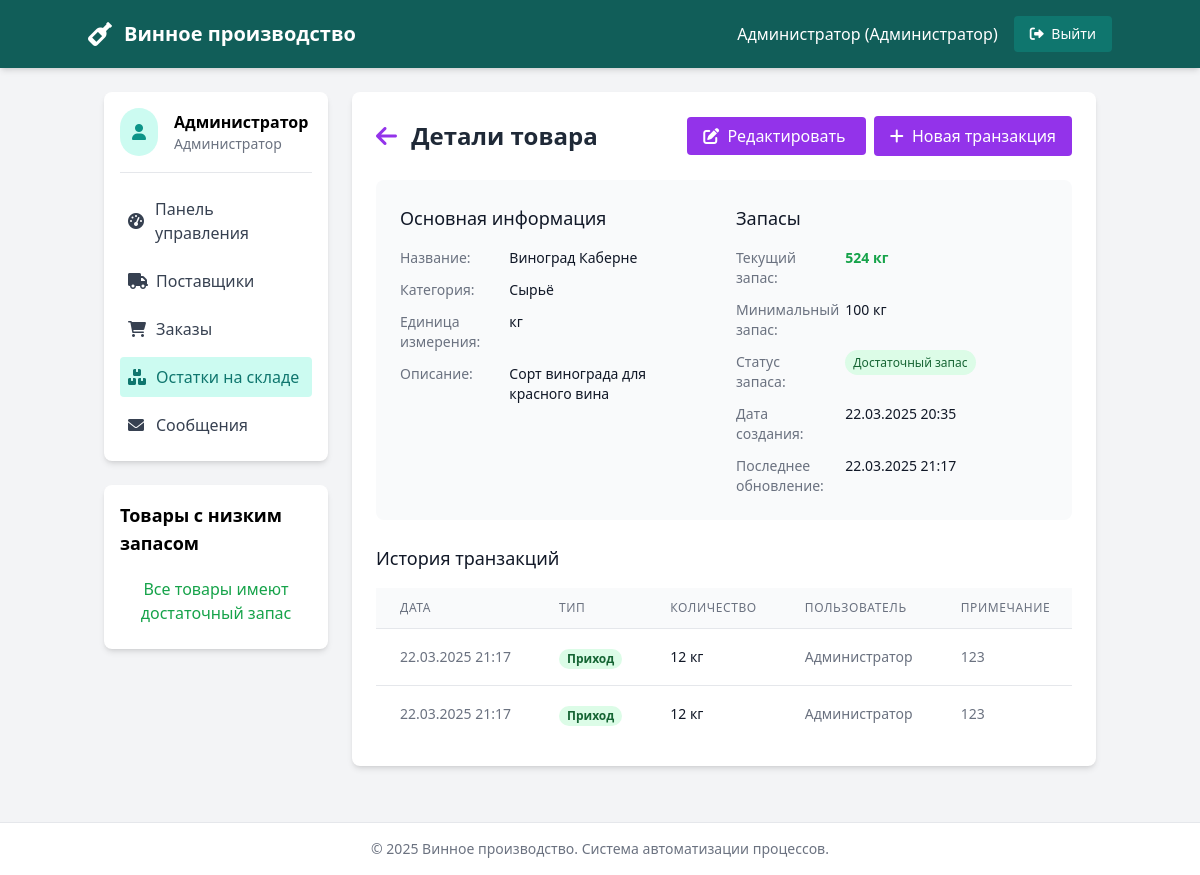
The page /views/purchasing/inventory.php?action=view&id=1 (signed in) on the database its author committed.
### tables this page shows
CREATE TABLE `users` (
  `id` int(11) NOT NULL,
  `username` varchar(50) NOT NULL,
  `password` varchar(255) NOT NULL,
  `role` enum('admin','warehouse','purchasing','supplier') NOT NULL,
  `name` varchar(100) NOT NULL,
  `email` varchar(100) NOT NULL,
  `created_at` timestamp NOT NULL DEFAULT current_timestamp()
);

CREATE TABLE `products` (
  `id` int(11) NOT NULL,
  `name` varchar(100) NOT NULL,
  `category` enum('raw_material','packaging','finished_product') NOT NULL,
  `quantity` int(11) NOT NULL DEFAULT 0,
  `unit` varchar(20) NOT NULL,
  `min_stock` int(11) NOT NULL DEFAULT 10,
  `description` text DEFAULT NULL,
  `created_at` timestamp NOT NULL DEFAULT current_timestamp(),
  `updated_at` timestamp NOT NULL DEFAULT current_timestamp() ON UPDATE current_timestamp()
);

CREATE TABLE `inventory_transactions` (
  `id` int(11) NOT NULL,
  `product_id` int(11) DEFAULT NULL,
  `quantity` int(11) NOT NULL,
  `transaction_type` enum('in','out') NOT NULL,
  `reference_id` int(11) DEFAULT NULL,
  `reference_type` enum('order','production','adjustment') NOT NULL,
  `notes` text DEFAULT NULL,
  `created_by` int(11) DEFAULT NULL,
  `created_at` timestamp NOT NULL DEFAULT current_timestamp()
);

### views/purchasing/inventory.php (the view, shortened to what the rows shown need)
<?php
require_once '../../controllers/AuthController.php';
require_once '../../controllers/WarehouseController.php';
$authController = new AuthController();
$warehouseController = new WarehouseController();
$currentUser = $authController->getCurrentUser();
$editProduct = null;
if (isset($_GET['action']) && ($_GET['action'] == 'view' || $_GET['action'] == 'edit') && isset($_GET['id'])) {
    $productId = $_GET['id'];
    $editProduct = $warehouseController->getProductDetails($productId);
    if ($_GET['action'] == 'view') {
        $productTransactions = $warehouseController->getProductTransactions($productId);
    }
}
$categoryNames = [
    'raw_material' => 'Сырьё',
    'packaging' => 'Упаковка',
    'finished_product' => 'Готовая продукция'
];
?>
<!DOCTYPE html>
<html lang="ru">
<head>
    <script src="https://cdn.tailwindcss.com"></script>
    <link rel="stylesheet" href="https://cdnjs.cloudflare.com/ajax/libs/font-awesome/6.0.0-beta3/css/all.min.css">
</head>
<body class="bg-gray-100 min-h-screen">
    <nav class="bg-teal-800 text-white p-4 shadow-md">
        <div class="container mx-auto flex justify-between items-center">
            <div class="flex items-center">
                <h1 class="text-xl font-bold">Винное производство</h1>
            </div>
            <div class="flex items-center space-x-4">
                <span><?php echo htmlspecialchars($currentUser['name']); ?> (<?php echo $currentUser['role'] === 'admin' ? 'Администратор' : 'Начальник склада'; ?>)</span>
                <a href="../../controllers/logout.php" class="bg-teal-700 hover:bg-teal-600 py-2 px-4 rounded text-sm">
                    <i class="fas fa-sign-out-alt mr-1"></i> Выйти
                </a>
            </div>
        </div>
    </nav>
    <div class="container mx-auto flex flex-wrap mt-6 px-4">
        <aside class="w-full md:w-1/4 pr-0 md:pr-6">
            <div class="bg-white rounded-lg shadow-md p-4 mb-6">
                <div class="flex items-center mb-4 pb-4 border-b border-gray-200">
                    <div>
                        <p class="font-semibold"><?php echo htmlspecialchars($currentUser['name']); ?></p>
                        <p class="text-sm text-gray-500"><?php echo $currentUser['role'] === 'admin' ? 'Администратор' : 'Начальник склада'; ?></p>
                    </div>
                </div>
            </div>
        </aside>
        <main class="w-full md:w-3/4">
            <?php if (isset($_GET['action']) && $_GET['action'] == 'view' && $editProduct): ?>
            <div class="bg-white rounded-lg shadow-md p-6 mb-6">
                <div class="flex justify-between items-center mb-6">
                    <h2 class="text-2xl font-semibold text-gray-800">
                        <a href="inventory.php" class="text-purple-600 hover:text-purple-800 mr-2">
                            <i class="fas fa-arrow-left"></i>
                        </a>
                        Детали товара
                    </h2>
                    <div>
                        <a href="?action=edit&id=<?php echo $editProduct['id']; ?>" class="bg-purple-600 hover:bg-purple-700 text-white py-2 px-4 rounded mr-2">
                            <i class="fas fa-edit mr-1"></i> Редактировать
                        </a>
                        <button id="showTransactionForm" class="bg-purple-600 hover:bg-purple-700 text-white py-2 px-4 rounded">
                            <i class="fas fa-plus mr-1"></i> Новая транзакция
                        </button>
                    </div>
                </div>
                <div class="bg-gray-50 p-6 rounded-lg mb-6">
                    <div class="grid grid-cols-1 md:grid-cols-2 gap-6">
                        <div>
                            <h3 class="text-lg font-medium text-gray-900 mb-4">Основная информация</h3>
                            <dl class="space-y-3">
                                <div class="grid grid-cols-3 gap-4">
                                    <dt class="text-sm font-medium text-gray-500">Название:</dt>
                                    <dd class="text-sm text-gray-900 col-span-2"><?php echo htmlspecialchars($editProduct['name']); ?></dd>
                                </div>
                                <div class="grid grid-cols-3 gap-4">
                                    <dt class="text-sm font-medium text-gray-500">Категория:</dt>
                                    <dd class="text-sm text-gray-900 col-span-2"><?php echo $categoryNames[$editProduct['category']] ?? $editProduct['category']; ?></dd>
                                </div>
                                <div class="grid grid-cols-3 gap-4">
                                    <dt class="text-sm font-medium text-gray-500">Единица измерения:</dt>
                                    <dd class="text-sm text-gray-900 col-span-2"><?php echo htmlspecialchars($editProduct['unit']); ?></dd>
                                </div>
                                <div class="grid grid-cols-3 gap-4">
                                    <dt class="text-sm font-medium text-gray-500">Описание:</dt>
                                    <dd class="text-sm text-gray-900 col-span-2">
                                        <?php echo htmlspecialchars($editProduct['description'] ?: 'Нет описания'); ?>
                                    </dd>
                                </div>
                            </dl>
                        </div>
                        <div>
                            <h3 class="text-lg font-medium text-gray-900 mb-4">Запасы</h3>
                            <dl class="space-y-3">
                                <div class="grid grid-cols-3 gap-4">
                                    <dt class="text-sm font-medium text-gray-500">Текущий запас:</dt>
                                    <dd class="text-sm text-gray-900 col-span-2">
                                        <span class="font-semibold <?php echo $editProduct['quantity'] <= $editProduct['min_stock'] ? 'text-red-600' : 'text-green-600'; ?>">
                                            <?php echo $editProduct['quantity'] . ' ' . $editProduct['unit']; ?>
                                        </span>
                                    </dd>
                                </div>
                                <div class="grid grid-cols-3 gap-4">
                                    <dt class="text-sm font-medium text-gray-500">Минимальный запас:</dt>
                                    <dd class="text-sm text-gray-900 col-span-2"><?php echo $editProduct['min_stock'] . ' ' . $editProduct['unit']; ?></dd>
                                </div>
                                <div class="grid grid-cols-3 gap-4">
                                    <dt class="text-sm font-medium text-gray-500">Статус запаса:</dt>
                                    <dd class="text-sm col-span-2">
                                        <?php if ($editProduct['quantity'] <= $editProduct['min_stock']): ?>
                                        <span class="px-2 py-1 text-xs rounded-full bg-red-100 text-red-800">
                                            Низкий запас
                                        </span>
                                        <?php else: ?>
                                        <span class="px-2 py-1 text-xs rounded-full bg-green-100 text-green-800">
                                            Достаточный запас
                                        </span>
                                        <?php endif; ?>
                                    </dd>
                                </div>
                                <div class="grid grid-cols-3 gap-4">
                                    <dt class="text-sm font-medium text-gray-500">Дата создания:</dt>
                                    <dd class="text-sm text-gray-900 col-span-2"><?php echo date('d.m.Y H:i', strtotime($editProduct['created_at'])); ?></dd>
                                </div>
                                <div class="grid grid-cols-3 gap-4">
                                    <dt class="text-sm font-medium text-gray-500">Последнее обновление:</dt>
                                    <dd class="text-sm text-gray-900 col-span-2"><?php echo date('d.m.Y H:i', strtotime($editProduct['updated_at'])); ?></dd>
                                </div>
                            </dl>
                        </div>
                    </div>
                </div>
                <h3 class="text-lg font-medium text-gray-900 mb-4">История транзакций</h3>
                <?php if (empty($productTransactions)): ?>
                <p class="text-gray-500 text-center py-6">Транзакции отсутствуют</p>
                <?php else: ?>
                <div class="overflow-x-auto">
                    <table class="min-w-full divide-y divide-gray-200">
                        <thead class="bg-gray-50">
                            <tr>
                                <th scope="col" class="px-6 py-3 text-left text-xs font-medium text-gray-500 uppercase tracking-wider">
                                    Дата
                                </th>
                                <th scope="col" class="px-6 py-3 text-left text-xs font-medium text-gray-500 uppercase tracking-wider">
                                    Тип
                                </th>
                                <th scope="col" class="px-6 py-3 text-left text-xs font-medium text-gray-500 uppercase tracking-wider">
                                    Количество
                                </th>
                                <th scope="col" class="px-6 py-3 text-left text-xs font-medium text-gray-500 uppercase tracking-wider">
                                    Пользователь
                                </th>
                                <th scope="col" class="px-6 py-3 text-left text-xs font-medium text-gray-500 uppercase tracking-wider">
                                    Примечание
                                </th>
                            </tr>
                        </thead>
                        <tbody class="bg-white divide-y divide-gray-200">
                            <?php foreach ($productTransactions as $transaction): ?>
                            <tr>
                                <td class="px-6 py-4 whitespace-nowrap text-sm text-gray-500">
                                    <?php echo date('d.m.Y H:i', strtotime($transaction['created_at'])); ?>
                                </td>
                                <td class="px-6 py-4 whitespace-nowrap">
                                    <?php if ($transaction['transaction_type'] == 'in'): ?>
                                    <span class="px-2 inline-flex text-xs leading-5 font-semibold rounded-full bg-green-100 text-green-800">
                                        Приход
                                    </span>
                                    <?php else: ?>
                                    <span class="px-2 inline-flex text-xs leading-5 font-semibold rounded-full bg-blue-100 text-blue-800">
                                        Расход
                                    </span>
                                    <?php endif; ?>
                                </td>
                                <td class="px-6 py-4 whitespace-nowrap text-sm font-medium text-gray-900">
                                    <?php echo $transaction['quantity'] . ' ' . $editProduct['unit']; ?>
                                </td>
                                <td class="px-6 py-4 whitespace-nowrap text-sm text-gray-500">
                                    <?php echo htmlspecialchars($transaction['user_name']); ?>
                                </td>
                                <td class="px-6 py-4 whitespace-nowrap text-sm text-gray-500">
                                    <?php echo htmlspecialchars($transaction['notes'] ?: '-'); ?>
                                </td>
                            </tr>
                            <?php endforeach; ?>
                        </tbody>
                    </table>
                </div>
                <?php endif; ?>
            </div>
            <?php endif; ?>
        </main>
    </div>
</body>
</html>

### rows shown on the page
users: name "Администратор"
products: name "Виноград Каберне", category "Сырьё", unit "кг", description "Сорт винограда для красного вина", quantity "524", min_stock "100", created_at "22.03.2025 20:35", updated_at "22.03.2025 21:17"
inventory_transactions: created_at "22.03.2025 21:17", transaction_type "Приход", quantity "12", product.unit "кг", created_by.name "Администратор", notes "123"
inventory_transactions: created_at "22.03.2025 21:17", transaction_type "Приход", quantity "12", product.unit "кг", created_by.name "Администратор", notes "123"
